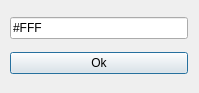
<?xml version="1.0" encoding="UTF-8"?>
<ui version="4.0">
 <class>selColor</class>
 <widget class="QDialog" name="selColor">
  <property name="geometry">
   <rect>
    <x>0</x>
    <y>0</y>
    <width>199</width>
    <height>93</height>
   </rect>
  </property>
  <property name="windowTitle">
   <string>Introduce color</string>
  </property>
  <widget class="QWidget" name="layoutWidget">
   <property name="geometry">
    <rect>
     <x>10</x>
     <y>10</y>
     <width>178</width>
     <height>72</height>
    </rect>
   </property>
   <layout class="QGridLayout" name="gridLayout">
    <item row="0" column="0">
     <widget class="QLineEdit" name="lineEdit">
      <property name="text">
       <string>#FFF</string>
      </property>
     </widget>
    </item>
    <item row="1" column="0">
     <widget class="QPushButton" name="pushButton">
      <property name="text">
       <string>Ok</string>
      </property>
     </widget>
    </item>
   </layout>
  </widget>
 </widget>
 <resources/>
 <connections/>
</ui>
